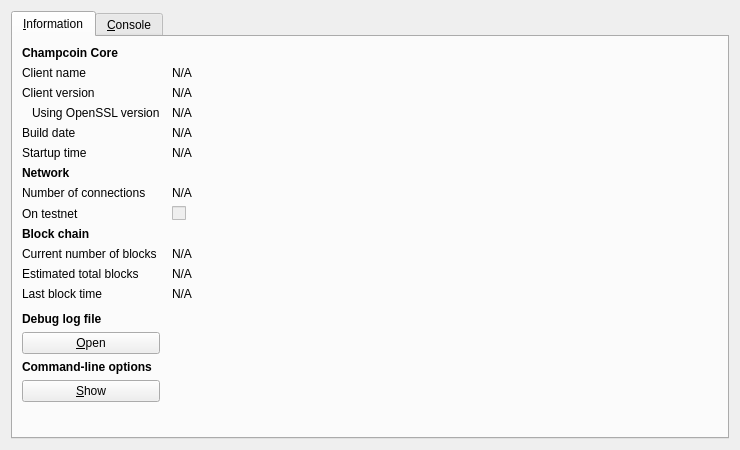
<?xml version="1.0" encoding="UTF-8"?>
<ui version="4.0">
 <class>RPCConsole</class>
 <widget class="QDialog" name="RPCConsole">
  <property name="geometry">
   <rect>
    <x>0</x>
    <y>0</y>
    <width>740</width>
    <height>450</height>
   </rect>
  </property>
  <property name="windowTitle">
   <string>Champcoin - Debug window</string>
  </property>
  <layout class="QVBoxLayout" name="verticalLayout_2">
   <item>
    <widget class="QTabWidget" name="tabWidget">
     <property name="currentIndex">
      <number>0</number>
     </property>
     <widget class="QWidget" name="tab_info">
      <attribute name="title">
       <string>&amp;Information</string>
      </attribute>
      <layout class="QGridLayout" name="gridLayout" columnstretch="0,1">
       <property name="horizontalSpacing">
        <number>12</number>
       </property>
       <item row="0" column="0">
        <widget class="QLabel" name="label_9">
         <property name="font">
          <font>
           <weight>75</weight>
           <bold>true</bold>
          </font>
         </property>
         <property name="text">
          <string>Champcoin Core</string>
         </property>
        </widget>
       </item>
       <item row="1" column="0">
        <widget class="QLabel" name="label_5">
         <property name="text">
          <string>Client name</string>
         </property>
        </widget>
       </item>
       <item row="1" column="1">
        <widget class="QLabel" name="clientName">
         <property name="cursor">
          <cursorShape>IBeamCursor</cursorShape>
         </property>
         <property name="text">
          <string>N/A</string>
         </property>
         <property name="textFormat">
          <enum>Qt::PlainText</enum>
         </property>
         <property name="textInteractionFlags">
          <set>Qt::LinksAccessibleByMouse|Qt::TextSelectableByKeyboard|Qt::TextSelectableByMouse</set>
         </property>
        </widget>
       </item>
       <item row="2" column="0">
        <widget class="QLabel" name="label_6">
         <property name="text">
          <string>Client version</string>
         </property>
        </widget>
       </item>
       <item row="2" column="1">
        <widget class="QLabel" name="clientVersion">
         <property name="cursor">
          <cursorShape>IBeamCursor</cursorShape>
         </property>
         <property name="text">
          <string>N/A</string>
         </property>
         <property name="textFormat">
          <enum>Qt::PlainText</enum>
         </property>
         <property name="textInteractionFlags">
          <set>Qt::LinksAccessibleByMouse|Qt::TextSelectableByKeyboard|Qt::TextSelectableByMouse</set>
         </property>
        </widget>
       </item>
       <item row="3" column="0">
        <widget class="QLabel" name="label_14">
         <property name="text">
          <string>Using OpenSSL version</string>
         </property>
         <property name="indent">
          <number>10</number>
         </property>
        </widget>
       </item>
       <item row="3" column="1">
        <widget class="QLabel" name="openSSLVersion">
         <property name="cursor">
          <cursorShape>IBeamCursor</cursorShape>
         </property>
         <property name="text">
          <string>N/A</string>
         </property>
         <property name="textFormat">
          <enum>Qt::PlainText</enum>
         </property>
         <property name="textInteractionFlags">
          <set>Qt::LinksAccessibleByMouse|Qt::TextSelectableByKeyboard|Qt::TextSelectableByMouse</set>
         </property>
        </widget>
       </item>
       <item row="4" column="0">
        <widget class="QLabel" name="label_12">
         <property name="text">
          <string>Build date</string>
         </property>
        </widget>
       </item>
       <item row="4" column="1">
        <widget class="QLabel" name="buildDate">
         <property name="cursor">
          <cursorShape>IBeamCursor</cursorShape>
         </property>
         <property name="text">
          <string>N/A</string>
         </property>
         <property name="textFormat">
          <enum>Qt::PlainText</enum>
         </property>
         <property name="textInteractionFlags">
          <set>Qt::LinksAccessibleByMouse|Qt::TextSelectableByKeyboard|Qt::TextSelectableByMouse</set>
         </property>
        </widget>
       </item>
       <item row="5" column="0">
        <widget class="QLabel" name="label_13">
         <property name="text">
          <string>Startup time</string>
         </property>
        </widget>
       </item>
       <item row="5" column="1">
        <widget class="QLabel" name="startupTime">
         <property name="cursor">
          <cursorShape>IBeamCursor</cursorShape>
         </property>
         <property name="text">
          <string>N/A</string>
         </property>
         <property name="textFormat">
          <enum>Qt::PlainText</enum>
         </property>
         <property name="textInteractionFlags">
          <set>Qt::LinksAccessibleByMouse|Qt::TextSelectableByKeyboard|Qt::TextSelectableByMouse</set>
         </property>
        </widget>
       </item>
       <item row="6" column="0">
        <widget class="QLabel" name="label_11">
         <property name="font">
          <font>
           <weight>75</weight>
           <bold>true</bold>
          </font>
         </property>
         <property name="text">
          <string>Network</string>
         </property>
        </widget>
       </item>
       <item row="7" column="0">
        <widget class="QLabel" name="label_7">
         <property name="text">
          <string>Number of connections</string>
         </property>
        </widget>
       </item>
       <item row="7" column="1">
        <widget class="QLabel" name="numberOfConnections">
         <property name="cursor">
          <cursorShape>IBeamCursor</cursorShape>
         </property>
         <property name="text">
          <string>N/A</string>
         </property>
         <property name="textFormat">
          <enum>Qt::PlainText</enum>
         </property>
         <property name="textInteractionFlags">
          <set>Qt::LinksAccessibleByMouse|Qt::TextSelectableByKeyboard|Qt::TextSelectableByMouse</set>
         </property>
        </widget>
       </item>
       <item row="8" column="0">
        <widget class="QLabel" name="label_8">
         <property name="text">
          <string>On testnet</string>
         </property>
        </widget>
       </item>
       <item row="8" column="1">
        <widget class="QCheckBox" name="isTestNet">
         <property name="enabled">
          <bool>false</bool>
         </property>
         <property name="text">
          <string/>
         </property>
        </widget>
       </item>
       <item row="9" column="0">
        <widget class="QLabel" name="label_10">
         <property name="font">
          <font>
           <weight>75</weight>
           <bold>true</bold>
          </font>
         </property>
         <property name="text">
          <string>Block chain</string>
         </property>
        </widget>
       </item>
       <item row="10" column="0">
        <widget class="QLabel" name="label_3">
         <property name="text">
          <string>Current number of blocks</string>
         </property>
        </widget>
       </item>
       <item row="10" column="1">
        <widget class="QLabel" name="numberOfBlocks">
         <property name="cursor">
          <cursorShape>IBeamCursor</cursorShape>
         </property>
         <property name="text">
          <string>N/A</string>
         </property>
         <property name="textFormat">
          <enum>Qt::PlainText</enum>
         </property>
         <property name="textInteractionFlags">
          <set>Qt::LinksAccessibleByMouse|Qt::TextSelectableByKeyboard|Qt::TextSelectableByMouse</set>
         </property>
        </widget>
       </item>
       <item row="11" column="0">
        <widget class="QLabel" name="label_4">
         <property name="text">
          <string>Estimated total blocks</string>
         </property>
        </widget>
       </item>
       <item row="11" column="1">
        <widget class="QLabel" name="totalBlocks">
         <property name="cursor">
          <cursorShape>IBeamCursor</cursorShape>
         </property>
         <property name="text">
          <string>N/A</string>
         </property>
         <property name="textFormat">
          <enum>Qt::PlainText</enum>
         </property>
         <property name="textInteractionFlags">
          <set>Qt::LinksAccessibleByMouse|Qt::TextSelectableByKeyboard|Qt::TextSelectableByMouse</set>
         </property>
        </widget>
       </item>
       <item row="12" column="0">
        <widget class="QLabel" name="label_2">
         <property name="text">
          <string>Last block time</string>
         </property>
        </widget>
       </item>
       <item row="12" column="1">
        <widget class="QLabel" name="lastBlockTime">
         <property name="cursor">
          <cursorShape>IBeamCursor</cursorShape>
         </property>
         <property name="text">
          <string>N/A</string>
         </property>
         <property name="textFormat">
          <enum>Qt::PlainText</enum>
         </property>
         <property name="textInteractionFlags">
          <set>Qt::LinksAccessibleByMouse|Qt::TextSelectableByKeyboard|Qt::TextSelectableByMouse</set>
         </property>
        </widget>
       </item>
       <item row="13" column="0">
        <spacer name="verticalSpacer_2">
         <property name="orientation">
          <enum>Qt::Vertical</enum>
         </property>
         <property name="sizeHint" stdset="0">
          <size>
           <width>20</width>
           <height>20</height>
          </size>
         </property>
        </spacer>
       </item>
       <item row="14" column="0">
        <widget class="QLabel" name="labelDebugLogfile">
         <property name="font">
          <font>
           <weight>75</weight>
           <bold>true</bold>
          </font>
         </property>
         <property name="text">
          <string>Debug log file</string>
         </property>
        </widget>
       </item>
       <item row="15" column="0">
        <widget class="QPushButton" name="openDebugLogfileButton">
         <property name="toolTip">
          <string>Open the Champcoin debug log file from the current data directory. This can take a few seconds for large log files.</string>
         </property>
         <property name="text">
          <string>&amp;Open</string>
         </property>
         <property name="autoDefault">
          <bool>false</bool>
         </property>
        </widget>
       </item>
       <item row="16" column="0">
        <widget class="QLabel" name="labelCLOptions">
         <property name="font">
          <font>
           <weight>75</weight>
           <bold>true</bold>
          </font>
         </property>
         <property name="text">
          <string>Command-line options</string>
         </property>
        </widget>
       </item>
       <item row="17" column="0">
        <widget class="QPushButton" name="showCLOptionsButton">
         <property name="toolTip">
          <string>Show the Champcoin-Qt help message to get a list with possible Champcoin command-line options.</string>
         </property>
         <property name="text">
          <string>&amp;Show</string>
         </property>
         <property name="autoDefault">
          <bool>false</bool>
         </property>
        </widget>
       </item>
       <item row="18" column="0">
        <spacer name="verticalSpacer">
         <property name="orientation">
          <enum>Qt::Vertical</enum>
         </property>
         <property name="sizeHint" stdset="0">
          <size>
           <width>20</width>
           <height>40</height>
          </size>
         </property>
        </spacer>
       </item>
      </layout>
     </widget>
     <widget class="QWidget" name="tab_console">
      <attribute name="title">
       <string>&amp;Console</string>
      </attribute>
      <layout class="QVBoxLayout" name="verticalLayout_3">
       <property name="spacing">
        <number>3</number>
       </property>
       <item>
        <widget class="QTextEdit" name="messagesWidget">
         <property name="minimumSize">
          <size>
           <width>0</width>
           <height>100</height>
          </size>
         </property>
         <property name="readOnly">
          <bool>true</bool>
         </property>
         <property name="tabKeyNavigation" stdset="0">
          <bool>false</bool>
         </property>
         <property name="columnCount" stdset="0">
          <number>2</number>
         </property>
        </widget>
       </item>
       <item>
        <layout class="QHBoxLayout" name="horizontalLayout">
         <property name="spacing">
          <number>3</number>
         </property>
         <item>
          <widget class="QLabel" name="label">
           <property name="text">
            <string notr="true">&gt;</string>
           </property>
          </widget>
         </item>
         <item>
          <widget class="QLineEdit" name="lineEdit"/>
         </item>
         <item>
          <widget class="QPushButton" name="clearButton">
           <property name="maximumSize">
            <size>
             <width>24</width>
             <height>24</height>
            </size>
           </property>
           <property name="toolTip">
            <string>Clear console</string>
           </property>
           <property name="text">
            <string/>
           </property>
           <property name="icon">
            <iconset resource="../bitcoin.qrc">
             <normaloff>:/icons/remove</normaloff>:/icons/remove</iconset>
           </property>
           <property name="shortcut">
            <string notr="true">Ctrl+L</string>
           </property>
           <property name="autoDefault">
            <bool>false</bool>
           </property>
          </widget>
         </item>
        </layout>
       </item>
      </layout>
     </widget>
    </widget>
   </item>
  </layout>
 </widget>
 <resources>
  <include location="../bitcoin.qrc"/>
 </resources>
 <connections/>
</ui>
